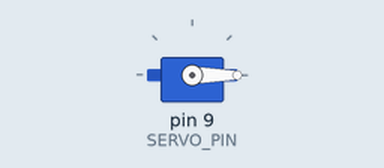
Bench run of a sketch on a simulated Arduino Uno, built with avr-gcc and run on an emulated ATmega328P. Shown: servo.

Above: at 0.05 s.
At 1.5 s:
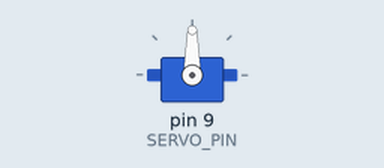
At 3.0 s:
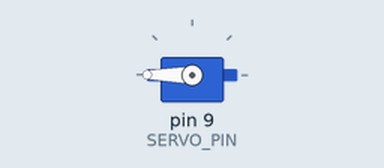
Timing chart, 0 to 6.9 s (numbered marks = the images above):
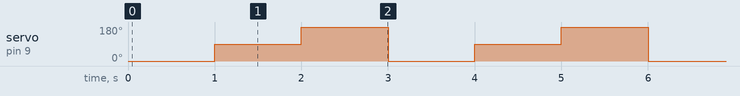

Measured:
- by itself, servo on pin 9 (SERVO_PIN): repeats every 3.0 s: 180° 1.0 s, 0° 1.0 s, 90° 1.0 s

The sketch:

studio04-servo.ino
```cpp
#include <Servo.h>

// create servo object to control a servo
Servo myservo;

// define which pin will be used
const int SERVO_PIN = 9;


void setup() {

  // set the serial port to 9600 baud
  Serial.begin(9600);

  // attach the servo object to the pin
  myservo.attach(SERVO_PIN);

  // initialize the servo to 0 degrees
  myservo.write(0);
}

void loop() {

  // set the servo to 0 degrees
  myservo.write(0);

  // wait 1s
  delay(1000);

  // set the servo to 90 degrees
  myservo.write(90);

  // wait 1s
  delay(1000);

  // set the servo to 180 degrees
  myservo.write(180);

  // wait 1s
  delay(1000);

}
```
